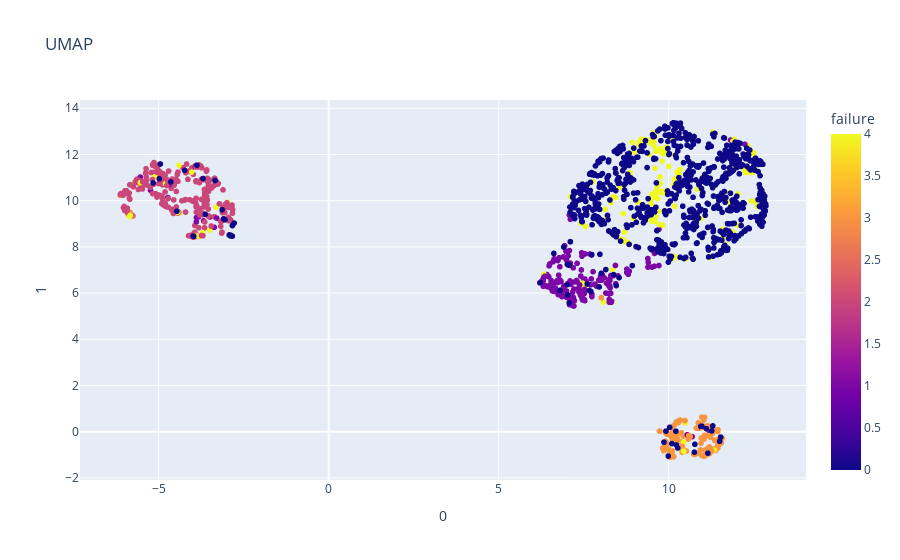

This figure's notebook cell:
### Code cell
fig = px.scatter(embedding, x=0, y=1,color='failure', title='UMAP')
fig.show()

### Figure 1 — Plotly figure (JSON) as saved in the notebook; plotly's stock layout.template omitted (floating-point values rounded to 4 significant figures; data arrays with more than 128 entries replaced by an {"elided": "..."} marker saying what was removed)
{"data": [{"hovertemplate": "0=%{x}<br>1=%{y}<br>failure=%{marker.color}<extra></extra>", "legendgroup": "", "marker": {"color": {"elided": "1522 int values"}, "coloraxis": "coloraxis", "symbol": "circle"}, "mode": "markers", "name": "", "showlegend": false, "type": "scattergl", "x": {"elided": "1522 float values"}, "xaxis": "x", "y": {"elided": "1522 float values"}, "yaxis": "y"}], "layout": {"coloraxis": {"colorbar": {"title": {"text": "failure"}}, "colorscale": [[0, "#0d0887"], [0.1111, "#46039f"], [0.2222, "#7201a8"], [0.3333, "#9c179e"], [0.4444, "#bd3786"], [0.5556, "#d8576b"], [0.6667, "#ed7953"], [0.7778, "#fb9f3a"], [0.8889, "#fdca26"], [1, "#f0f921"]]}, "legend": {"tracegroupgap": 0}, "title": {"text": "UMAP"}, "xaxis": {"anchor": "y", "domain": [0, 1], "title": {"text": "0"}}, "yaxis": {"anchor": "x", "domain": [0, 1], "title": {"text": "1"}}}}
